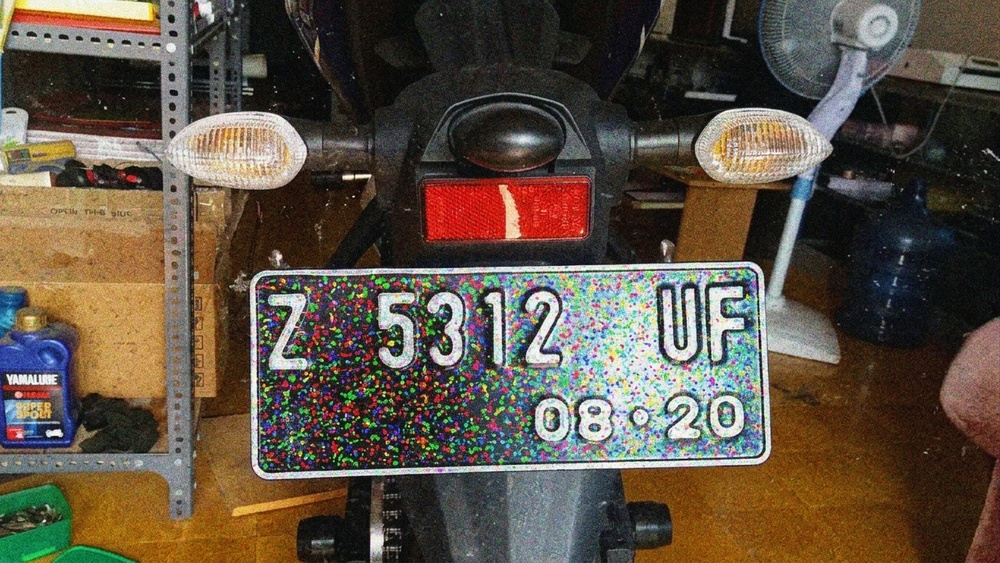
#> input picture SESI 5/plat_noisy.jpg, 1000 x 563 px, shrunk from 1365 x 768 before the run, found by its file name
$ python main2.py
#> lines starting #> are read from the running program, lines starting #| are printed output that depends on the picture
import cv2
import numpy as np
import matplotlib.pyplot as plt

img = cv2.imread(r"C:\PANDU\CITRA DIGITAL\SESI 5\Plat_noisy.jpg")
#> img is the input picture: shape (563, 1000, 3); mean B, G, R 68.4, 81.8, 93.7
if img is None:
    raise FileNotFoundError("kunci.jpeg tidak ditemukan")

rgb = cv2.cvtColor(img, cv2.COLOR_BGR2RGB)
kernel = np.array([
    [0, -1, 0],
    [-1, 5, -1],
    [0, -1, 0]
])

sharp = cv2.filter2D(rgb, -1, kernel)
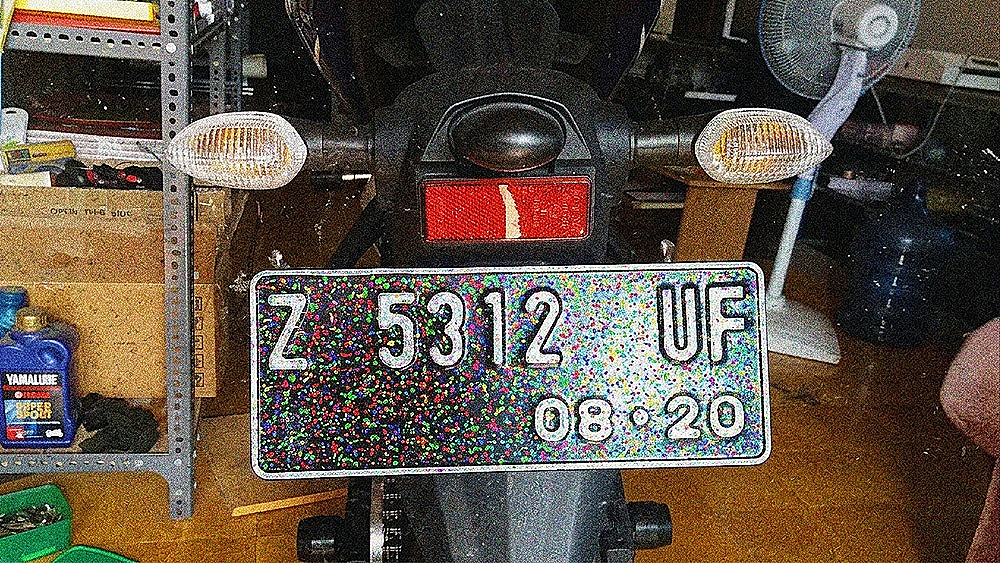
#> sharp: shape (563, 1000, 3); mean R, G, B 94.3, 82.7, 71.2

fig, ax = plt.subplots(1, 2, figsize=(10, 4))
for a, im, title in zip(ax, [rgb, sharp], ['Asli', 'Sharpening']):
    a.imshow(im)
    a.set_title(title)
    a.axis('off')
#> this loop made 2 passes
#> title on passes 1 to 2: 'Asli', 'Sharpening'

plt.tight_layout()
plt.show()
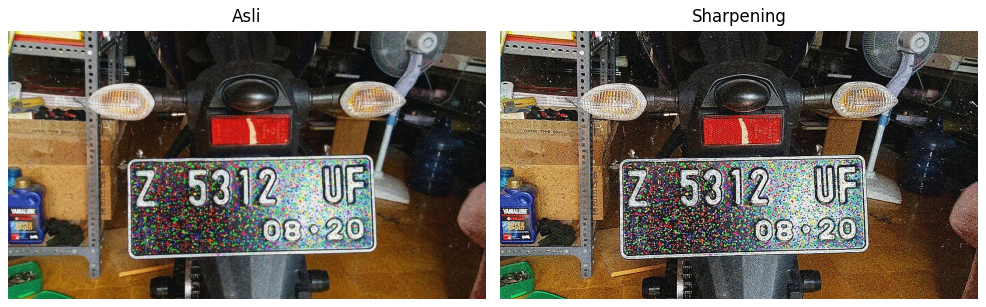
#> figure drawn by matplotlib, 2 panels
